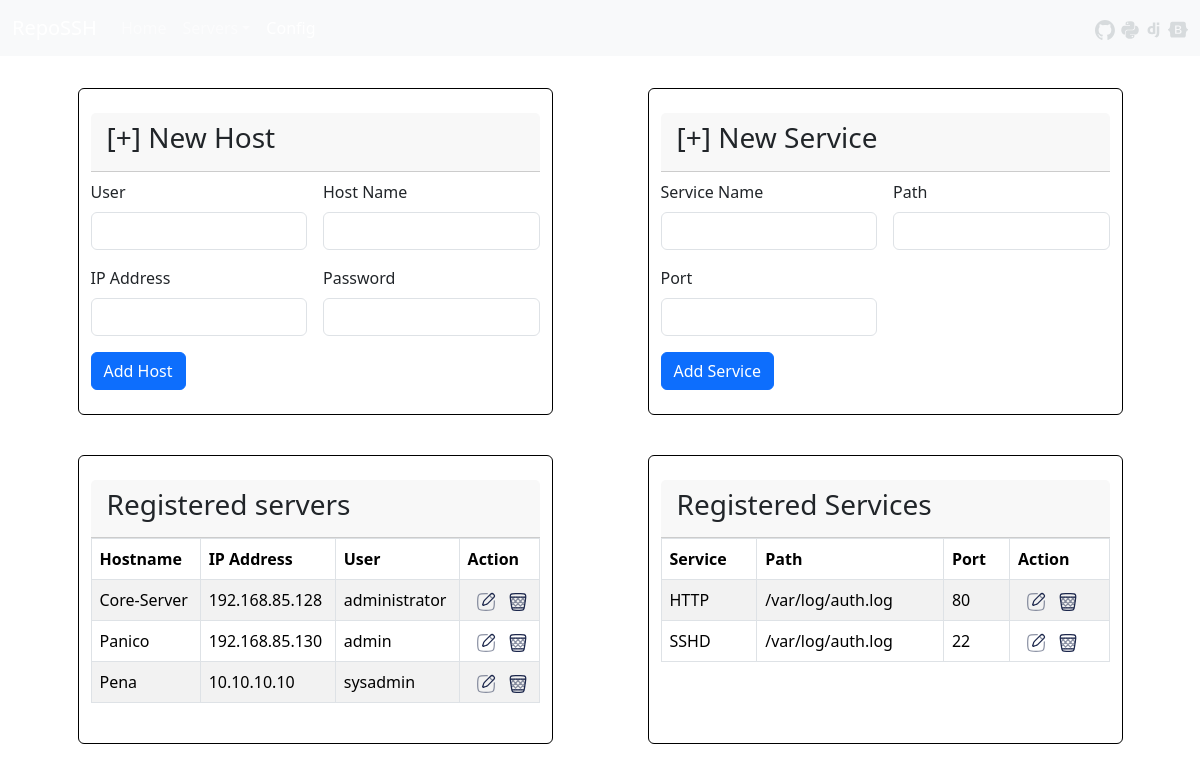
The page /Config on the database as committed earlier.
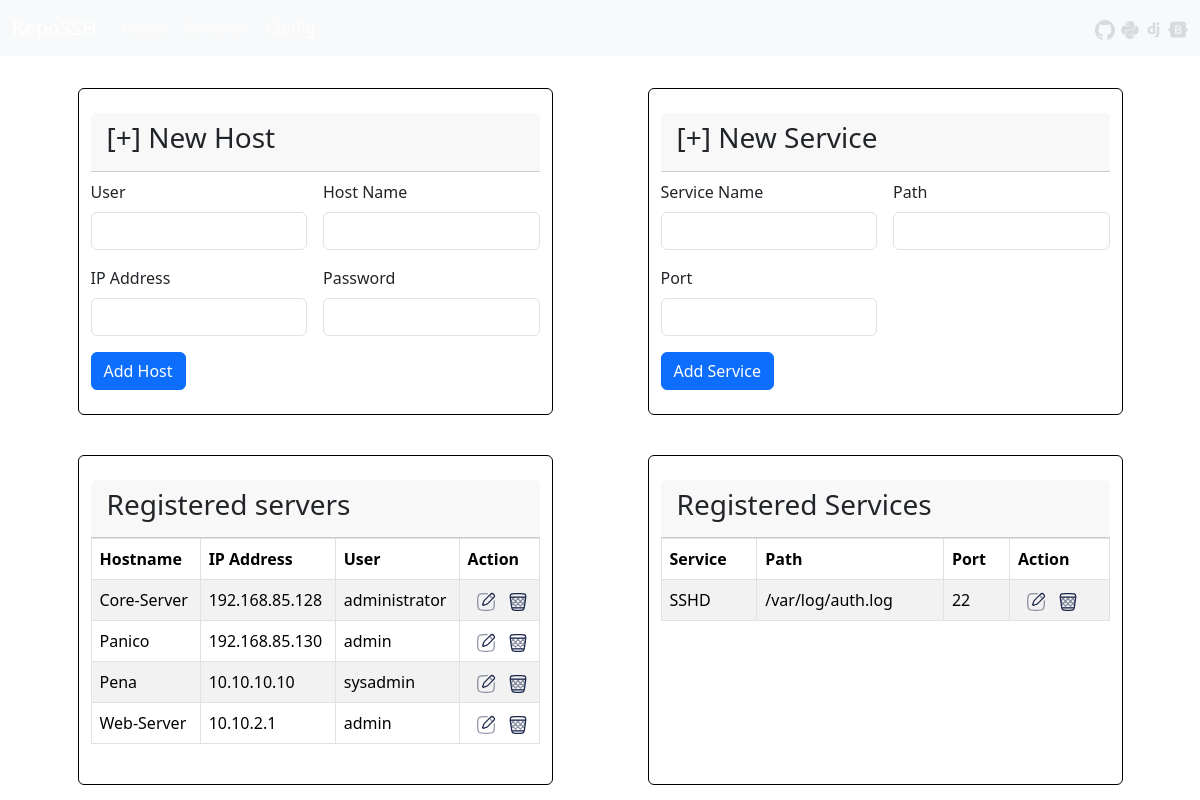
The same page on the database as committed later.
### servers/models.py (models this page shows, shortened)
class Server(models.Model):
    user        = models.CharField(max_length=20)
    host_name   = models.CharField(max_length=20)
    ip          = models.CharField(max_length=15)
    password    = models.CharField(max_length=255)
    class Meta:
        ordering = ['id']

class Service(models.Model):
    name = models.CharField(max_length=20)
    port = models.IntegerField()
    log_path = models.CharField(max_length=255)
    class Meta:
        ordering = ['name']

### servers/views.py (the view)
# urls.py: path('Config', views.Config, name='config'),
def Config(request):
    title = "Config"
    Servers = Server.objects.all()
    formserver = ServerForm()
    Services = Service.objects.all()
    formservice = ServiceForm()
    context = {
    'title': title,
    'Servers': Servers,
    'formserver': formserver,
    'Services': Services,
    'formservice': formservice,
    }
    if request.method == 'POST':
        formserver = ServerForm(request.POST)
        if formserver.is_valid():
            formserver.save()
            url = reverse('config')
            return HttpResponseRedirect(url)
        formservice = ServiceForm(request.POST)
        if formservice.is_valid():
            formservice.save()
            url = reverse('config')
            return HttpResponseRedirect(url)
    else:
        formserver = ServerForm()
        formservice = ServiceForm()
    return render(request, 'config/config.html', context)

### servers/models.py
class ServerForm(forms.ModelForm):
    class Meta:
        model = Server
        fields = ['user', 'host_name', 'ip', 'password']
        widgets = {
            'user': forms.TextInput(attrs={'class': 'form-control'}),
            'host_name': forms.TextInput(attrs={'class': 'form-control'}),
            'ip': forms.TextInput(attrs={'class': 'form-control'}),
            'password': forms.PasswordInput(attrs={'class': 'form-control'}),
        }

class ServiceForm(forms.ModelForm):
    class Meta:
        model = Service
        fields = ['name', 'port', 'log_path']
        widgets = {
            'name': forms.TextInput(attrs={'class': 'form-control'}),
            'port': forms.NumberInput(attrs={'class': 'form-control'}),
            'log_path': forms.TextInput(attrs={'class': 'form-control'}),
        }

### templates/config/config.html (shortened to what the changed rows need)
{% extends 'core/base.html' %}
{% load static %}
{% block content %}
  <div class="container p-0">
    <div class="container row m-0 p-0">
    <div class="col-md-5 my-2 mx-auto py-4 card border border-black">
        <table class="table table-bordered table-striped">
            <thead>
              <tr>
                <th scope="col">Hostname</th>
                <th scope="col">IP Address</th>
                <th scope="col">User</th>
                <th scope="col">Action</th>
              </tr>
            </thead>
            <tbody>
              {% for server in Servers %}
                <tr>
                  <td>{{ server.host_name }}</td>
                  <td>{{ server.ip }}</td>
                  <td>{{ server.user }}</td>
                  <td>
                    <a class="text-muted" href="#"><img src='{% static "assets/svg/edit.svg" %}' alt="" width="20" height="20" class="d-inline-block align-text-center mx-2"></a>
                    <a class="text-muted" href="#"><img src='{% static "assets/svg/delete.svg" %}' alt="" width="20" height="20" class="d-inline-block align-text-centermx-2"></a>
                  </td>
                </tr>
              {% endfor %}
            </tbody>
          </table>
    </div>
    <div class="col-md-5 my-2 mx-auto py-4 card border border-black">
      <table class="table table-bordered table-striped">
          <thead>
            <tr>
              <th scope="col">Service</th>
              <th scope="col">Path</th>
              <th scope="col">Port</th>
              <th scope="col">Action</th>
            </tr>
          </thead>
          <tbody>
            {% for service in Services %}
              <tr>
                <td>{{ service.name }}</td>
                <td>{{ service.log_path }}</td>
                <td>{{ service.port }}</td>
                <td>
                  <a class="text-muted" href="#"><img src='{% static "assets/svg/edit.svg" %}' alt="" width="20" height="20" class="d-inline-block align-text-center mx-2"></a>
                  <a class="text-muted" href="#"><img src='{% static "assets/svg/delete.svg" %}' alt="" width="20" height="20" class="d-inline-block align-text-centermx-2"></a>
                </td>
              </tr>
            {% endfor %}
          </tbody>
        </table>
  </div>
    </div>
    </div>
{% endblock %}

Rows that differ between the two databases and show on the page:
removed Service: name "HTTP", log_path "/var/log/auth.log", port "80"
added Server: host_name "Web-Server", ip "10.10.2.1", user "admin"
